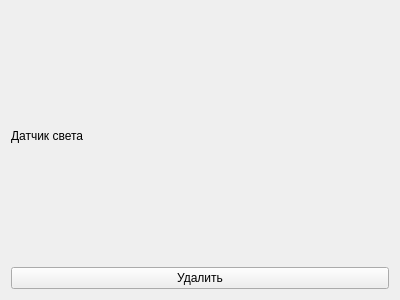
<?xml version="1.0" encoding="UTF-8"?>
<ui version="4.0">
 <class>LightInfo</class>
 <widget class="QWidget" name="LightInfo">
  <property name="geometry">
   <rect>
    <x>0</x>
    <y>0</y>
    <width>400</width>
    <height>300</height>
   </rect>
  </property>
  <property name="windowTitle">
   <string>Form</string>
  </property>
  <layout class="QVBoxLayout" name="verticalLayout">
   <item>
    <widget class="QLabel" name="lightInfoLabel">
     <property name="text">
      <string>Датчик света</string>
     </property>
    </widget>
   </item>
   <item>
    <widget class="QPushButton" name="deleteButton">
     <property name="text">
      <string>Удалить</string>
     </property>
    </widget>
   </item>
  </layout>
 </widget>
 <resources/>
 <connections/>
</ui>
